Frame 1 (no input): blank canvas, image omitted
Frame 60 (the mouse pressed at the canvas centre just before this capture): blank canvas, image omitted
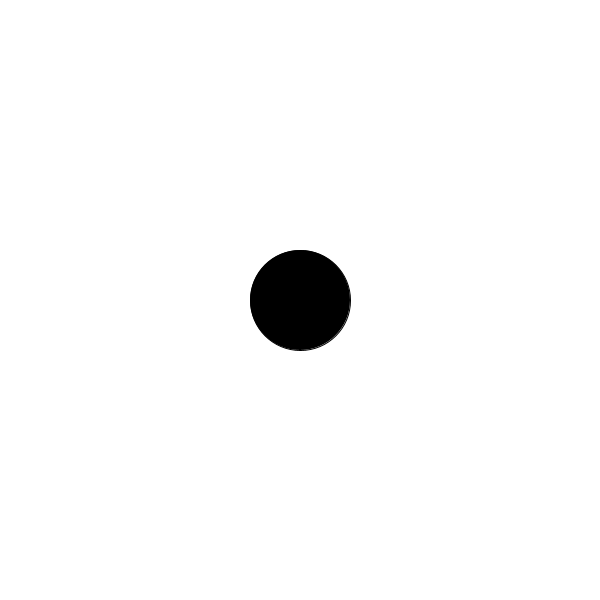
Frame 120 (the mouse held since frame 60 and released just before this capture)

The Processing sketch whose frames 1 and 60 were blank and that drew this single picture after the mouse press (run headless with seeded random() and noise(); from frame 60 on, the mouse is pressed at the canvas centre):

// Processing sketch: attraction
// ── attraction.pde
float gravityConst = 1000;

Obj o1, o2;
ArrayList<Obj> objects;

void setup() {
  size(600, 600);
  //fullScreen();
  objects = new ArrayList<Obj>();
  o1 = new Obj(1, random(width), random(height));
  o2 = new Obj(1, random(width), random(height));
}

void draw() {
  background(255);
  int size = objects.size();
  for (int i = 0; i<size; i++) {
    Obj first  = objects.get(i);
    for (int j = i+1; j<size; j++) {
      Obj second  = objects.get(j);
      if (first.pos.dist(second.pos)>(first.w+second.w)/2) {
        first.attract(second);
      }
    }
    first.physics();
    first.draw();
    println(objects.size());
  }
}

void mousePressed() {
  if (mouseButton==LEFT) {  
    objects.add(new Obj(random(2), mouseX, mouseY));
  } else {
    objects.add(new Obj(-1, mouseX, mouseY));
  }
}

// ── object.pde
class Obj extends Physics{
  float m;
  float w;
  color col = color(255);
  
  Obj(float mass, float x, float y){
    super(x, y);
    m = mass;
    w = m*100;
    if(m<0){
      col = color(0);
    }
  }
  
  void attract(Obj sec){
    float forceMag = gravityConst*m*sec.m/pow(pos.dist(sec.pos),2);
    applyAttraction(sec, forceMag);
    sec.applyAttraction(this, forceMag);
  }
  
  void applyAttraction(Obj sec, float forceMag){
    PVector dir = new PVector(sec.pos.x-pos.x, sec.pos.y-pos.y).normalize();
    applyForce(dir.mult(forceMag));
  }
  
  void applyForce(PVector force){
    float accMag = force.mag()/m;
    PVector acc = force.normalize().mult(accMag);
    force(acc);
  }
  
  void draw(){
    fill(col);
    ellipse(pos.x, pos.y, w, w);
  }
}

// ── physics_obj.pde
class Physics {
  PVector vel;
  PVector acc;
  PVector pos;
  boolean kinematic = false;

  Physics(float x, float y) {
    vel = new PVector(0, 0);
    acc = new PVector(0, 0);
    pos = new PVector(x, y);
  }

  void physics() {
    if (!kinematic) {
      vel.add(acc);
      acc = new PVector(0, 0);
      pos.add(vel);
      if(pos.x<0){
        pos.x = 0;
        vel.x = 0;
      }
      if(pos.x>width){
        pos.x = width;
        vel.x = 0;
      }
      if(pos.y<0){
        pos.y = 0;
        vel.y = 0;
      }
      if(pos.y>height){
        pos.y = height;
        vel.y = 0;
      }
    }
  }

  void force(float x, float y) {
    PVector acceleration = new PVector(x, y);
    changeSpeed(acceleration);
  }

  void force(PVector f) {
    PVector acceleration = f;
    changeSpeed(acceleration);
  }
  
  void changeSpeed(PVector speed){
    acc.add(speed);
  }
}
